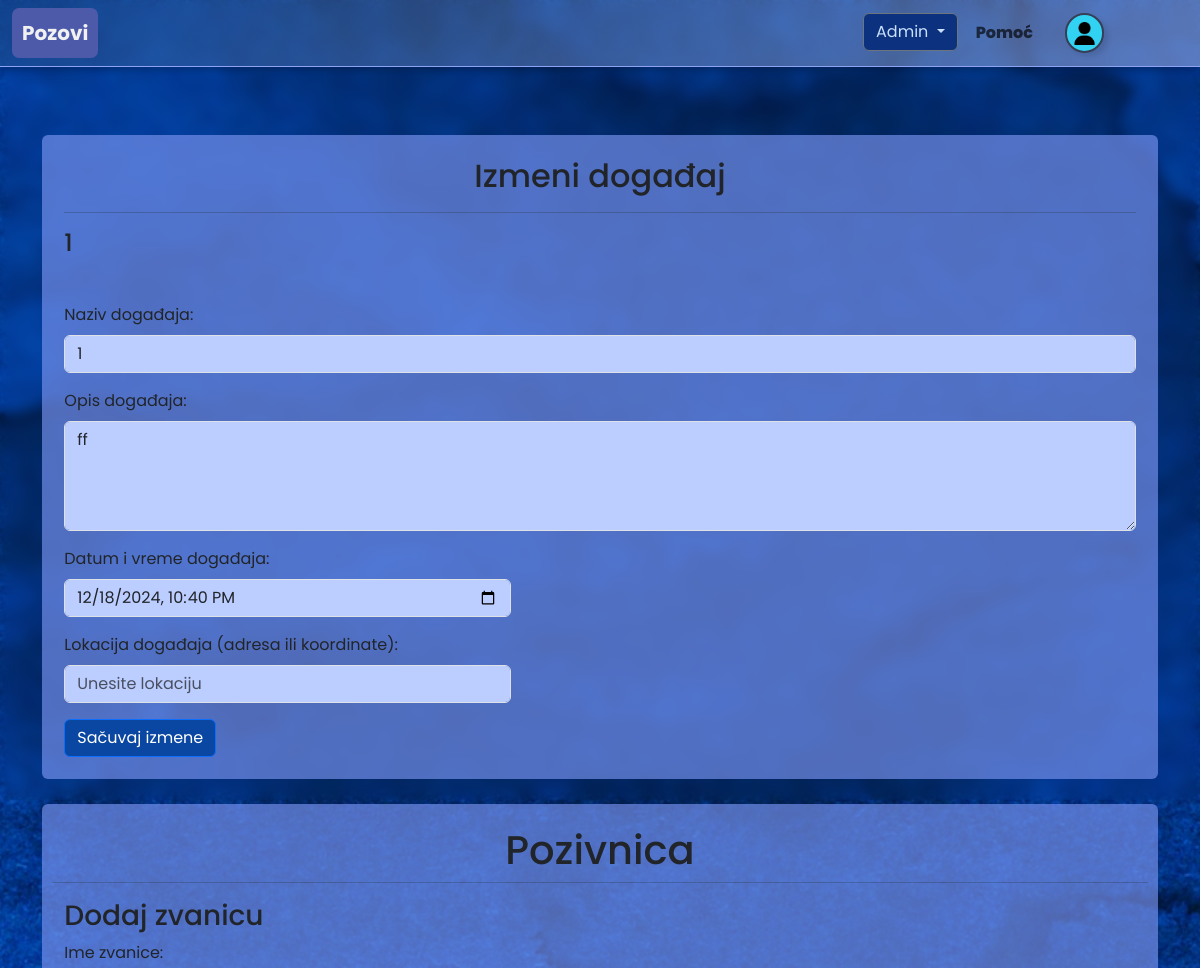
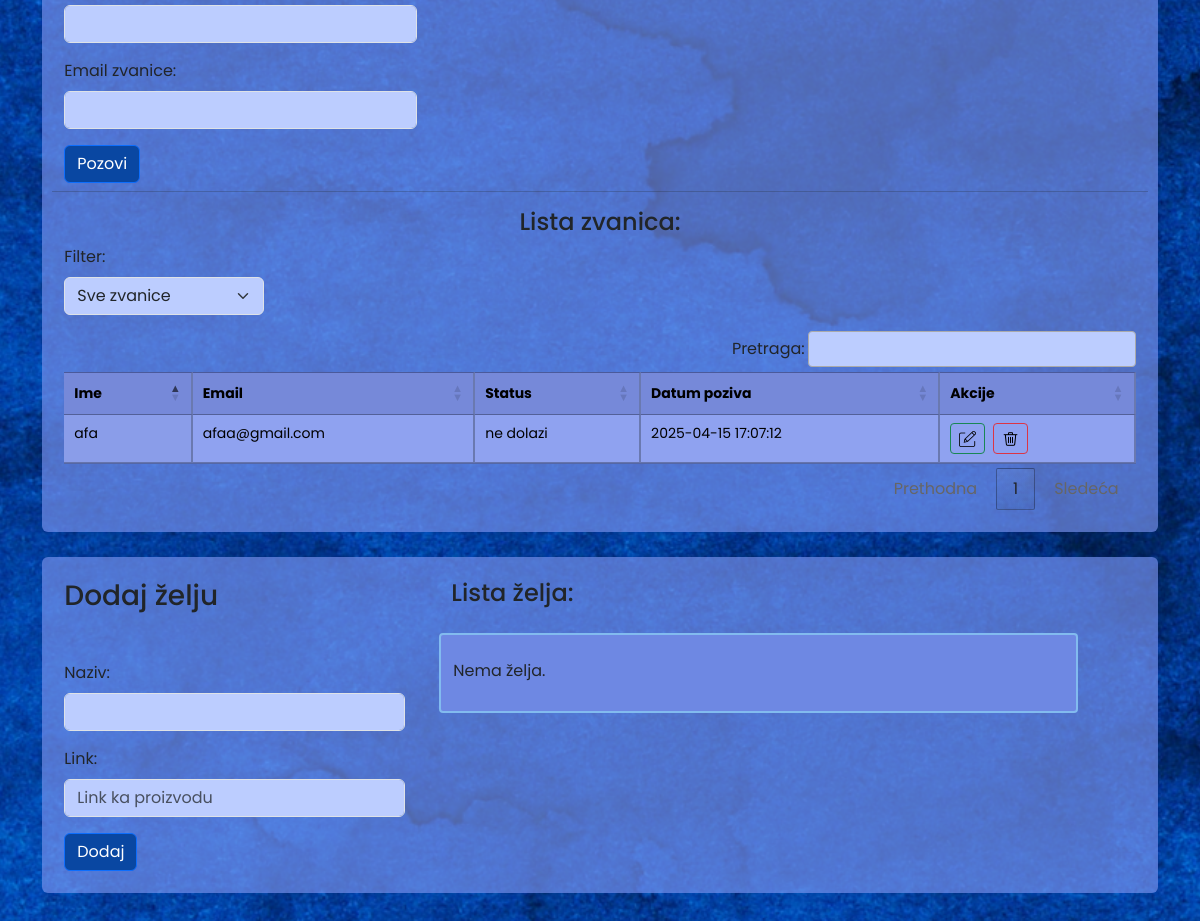
The page /event.php (signed in) on the database its author committed (2 pictures, top to bottom).
### tables this page shows
CREATE TABLE `events` (
  `event_id` int(11) NOT NULL,
  `title` varchar(40) NOT NULL,
  `description` text DEFAULT NULL,
  `event_date` datetime NOT NULL,
  `user_id` int(11) NOT NULL,
  `status` enum('active','blocked','archived') NOT NULL DEFAULT 'active',
  `location` varchar(100) DEFAULT NULL
);

CREATE TABLE `invitees` (
  `invitee_id` int(11) NOT NULL,
  `name` varchar(50) NOT NULL,
  `email` varchar(254) NOT NULL,
  `attendance` enum('dolazi','ne dolazi','možda dolazi') NOT NULL DEFAULT 'ne dolazi',
  `event_id` int(11) NOT NULL,
  `token` varchar(64) NOT NULL,
  `gift_id` int(11) DEFAULT NULL,
  `created_at` timestamp NOT NULL DEFAULT current_timestamp()
);

### event.php (the view, shortened to what this page needs)
<?php
require_once 'includes/db_config.php';
$event_id = $_SESSION['event_id'];
$sql = "SELECT * FROM events WHERE event_id = ?";
$stmt = $pdo->prepare($sql);
$stmt->execute([$event_id]);
$event = $stmt->fetch();
?>
<!DOCTYPE html>
<html lang="en">
<head>
    <link href="https://cdn.jsdelivr.net/npm/bootstrap@5.3.3/dist/css/bootstrap.min.css" rel="stylesheet">
    <link rel="stylesheet" href="https://cdn.datatables.net/1.13.4/css/jquery.dataTables.min.css">
    <link rel="stylesheet" href="css.css">
</head>
<body style="padding-bottom: 14%; background-image: url('images/bg4.png');">
    <?php include 'templates/header.php'; ?>
    <div class="container mt-5">
        <div id="bgplavo">
            <h2 class="text-center">Izmeni događaj</h2>
            <hr>
            <h4 class="naslovKreiraj"><?php echo $event['title'] ?></h4>
            <form action="files/update_event.php" method="post">
                <div class="mb-3">
                    <label for="event_title" class="form-label">Naziv događaja:</label>
                    <input type="text" value="<?php echo $event['title'] ?>" id="event_title" name="event_title" class="form-control" minlength="3" maxlength="40" required>
                </div>
                <div class="mb-3">
                    <label for="event_description" class="form-label">Opis događaja:</label>
                    <textarea id="event_description" name="event_description" class="form-control" rows="4" placeholder="Unesi opis događaja" minlength="3" maxlength="1000"><?php echo $event['description'] ?></textarea>
                </div>
                <div class="mb-3 col-12 col-md-5">
                    <label for="event_date" class="form-label">Datum i vreme događaja:</label>
                    <input type="datetime-local" value="<?php echo $event['event_date'] ?>" id="event_date" name="event_date" class="form-control" required>
                </div>
                <div class="mb-3 col-12 col-sm-11 col-md-7 col-lg-5">
                <label for="event_location" class="form-label">Lokacija događaja (adresa ili koordinate):</label>
                <input type="text" id="event_location" value="<?php echo $event['location'] ?>" name="event_location" class="form-control" maxlength="100" placeholder="Unesite lokaciju">
                </div>
                <button type="submit" class="btn btn-primary">Sačuvaj izmene</button>
            </form>
        </div>
        <div id="bgplavo">
            <h1 class="text-center">Pozivnica</h1>
            <div class="row">
                <hr>
                <div class="col-12 col-lg-8">
                    <form action="event.php" method="post">
                        <h3>Dodaj zvanicu</h3>
                        <div class="col-12 col-sm-8 col-md-6 mb-3">
                            <label for="invitee_name" class="form-label">Ime zvanice:</label>
                            <input type="text" id="invitee_name" name="invitee_name" class="form-control" minlength="2" maxlength="50" required>
                        </div>
                        <div class="col-12 col-sm-8 col-md-6 mb-3">
                            <label for="invitee_email" class="form-label">Email zvanice:</label>
                            <input type="email" id="invitee_email" name="invitee_email" class="form-control" maxlength="254" required>
                        </div>
                        <button type="submit" class="btn btn-primary">Pozovi</button>
                    </form>
                </div>
                <hr class="mt-2">
                    <h4 class="text-center">Lista zvanica:</h4>
                    <form action="files/update_invitees.php" method="POST" style="overflow-x:auto;">
                        <table id="inviteesTable" class="display table table-striped" style="width:100%; font-size: 14px; margin-bottom:0px;">
                            <div class="mb-3" style="margin-bottom: 0px; padding-bottom: 0px;">
                                <label for="attendanceFilter" class="form-label">Filter:</label>
                                <select id="attendanceFilter" class="form-select" style="width: 200px;">
                                    <option value="">Sve zvanice</option>
                                </select>
                            </div>
                            <thead>
                            <tr>
                                <th>Ime</th>
                                <th>Email</th>
                                <th>Status</th>
                                <th>Datum poziva</th>
                                <th>Akcije</th>
                            </tr>
                            </thead>
                            <tbody>
                                <?php
                                    try {
                                        $stmt = $pdo->prepare("SELECT * FROM invitees WHERE event_id = ?");
                                        $stmt->execute([$event_id]);
                                        while ($row = $stmt->fetch(PDO::FETCH_ASSOC)) {
                                            echo "<tr data-invitee-id='" . htmlspecialchars($row['invitee_id']) . "'>";
                                            echo "<td>" . htmlspecialchars($row['name']) . "</td>";
                                            echo "<td>" . htmlspecialchars($row['email']) . "</td>";
                                            echo "<td>" . htmlspecialchars($row['attendance']) . "</td>";
                                            echo "<td>" . htmlspecialchars($row['created_at']) . "</td>";
                                            echo "<td>
                                            <button type='button' class='btn btn-sm btn-outline-success me-1' title='Izmeni' onclick='enableRowEdit(this)'>
                                                <img src='images/edit.png' alt='Edit' style='width: 17px; height: 16px;'>
                                            </button>
                                            <button type='button' id='delInvitee' class='btn btn-sm btn-outline-danger' title='Obriši' onclick='deleteInviteeRow(this)'>
                                                <img src='images/delete.png' alt='Delete' style='width: 17px; height: 16px;'>
                                            </button>
                                            </td>";
                                            echo "</tr>";
                                        }
                                    } catch (Exception $e) {
                                        echo "Greška u povezivanju sa bazom: " . $e->getMessage();
                                    }
                                ?>
                            </tbody>
                        </table>
                    </form>
                    </div>
            </div>
        <div id="bgplavo">
            <div class="row">
                <div class="col-12 col-lg-4" style="margin-right: 2%;">
                    <h3>Dodaj želju</h3>
                    <form method="post" action="files/add_gift.php" class="mt-5">
                        <div class="mb-3">
                            <label for="gift_name" class="form-label">Naziv:</label>
                            <input type="text" id="gift_name" name="gift_name" class="form-control" minlength="2" maxlength="50" required>
                        </div>
                        <div class="mb-3">
                            <label for="link" class="form-label">Link:</label>
                            <input type="link" id="link" name="link" class="form-control" maxlength="254" placeholder="Link ka proizvodu">
                        </div>
                        <button type="submit" class="btn btn-primary">Dodaj</button>
                    </form>
                </div>
                <div class="col-12 col-lg-7">
                    <h4>Lista želja:</h4>
                    <div id="lista" class="row g-4">
                        <?php
                        $sql = "SELECT gift_id, name, link, reserved FROM gifts WHERE event_id = ?";
                        $stmt = $pdo->prepare($sql);
                        $stmt->execute([$event_id]);
                        $gifts = $stmt->fetchAll(PDO::FETCH_ASSOC);
                        if (count($gifts) > 0) {
                            foreach ($gifts as $row) {?>
                                <div class="col-auto">
                                    <div id="gift" class="modal-header" onclick="showGiftPopup(event, 'gift-popup', '<?php echo htmlspecialchars($row['name']); ?>', '<?php echo htmlspecialchars($row['link']); ?>', '<?php echo htmlspecialchars($row['reserved']); ?>', '<?php echo htmlspecialchars($row['gift_id']); ?>')">
                                        <h5 class="card-title fw-medium"><?php echo htmlspecialchars($row['name']); ?></h5>
                                        <div id="gift-x" class="btn-close btn-close-white" aria-label="Obriši želju" style="margin-left: 10px;"></div>
                                    </div>
                                </div>
                                <?php
                            }
                        }
                        else {
                            echo "<p>Nema želja.</p>";
                        }
                        ?>
                    </div>
                </div>
            </div>
        </div>
        </div>
</body>
</html>

### css.css (style rules this page uses)
body { padding-top: 87px; min-height: 100vh; background: linear-gradient(180deg, #6f8ae3, #a2cbff); background-size: cover; background-repeat: no-repeat; background-position: center; background-attachment: fixed; font-family: 'Poppins', sans-serif; }
body::before { content: ""; position: fixed; top: 0; left: 0; height: 100vh; width: 100vw; background-color: rgba(255, 255, 255, 0.0); backdrop-filter: blur(7px); z-index: -1; }
#bgplavo { padding:2%; border-radius: 6px; margin-bottom: 25px; background-color: rgba(120, 147, 238, 0.67); }
.naslovKreiraj { margin-bottom: 45px; }
#lista { background-color: #6e88e3; border:2px solid #82bbef; margin-top:4%; padding-bottom: 2%; max-height: 240px; overflow-y: auto; padding-right: 15px; border-radius: 4px; }
#inviteesTable { background-color: #7893ee; }
#inviteesTable td { background-color: #92a6f6; border-right: #6a79b0 solid 2px; }
#inviteesTable th { background-color: #7689d9; border-right: #6a79b0 solid 2px; border-top: #4b5a9b solid 1px; }
.btn-primary { background-color: #0947a2; }
.form-control { background-color: #bccdff; }
.form-select { background-color: #bccdff; }

### rows shown on the page
events: title "1", event_title "1", event_description "ff", event_date "12/18/2024 22:40"
invitees: name "afa", email "afaa@gmail.com", attendance "ne dolazi", created_at "2025-04-15 17:07:12"
